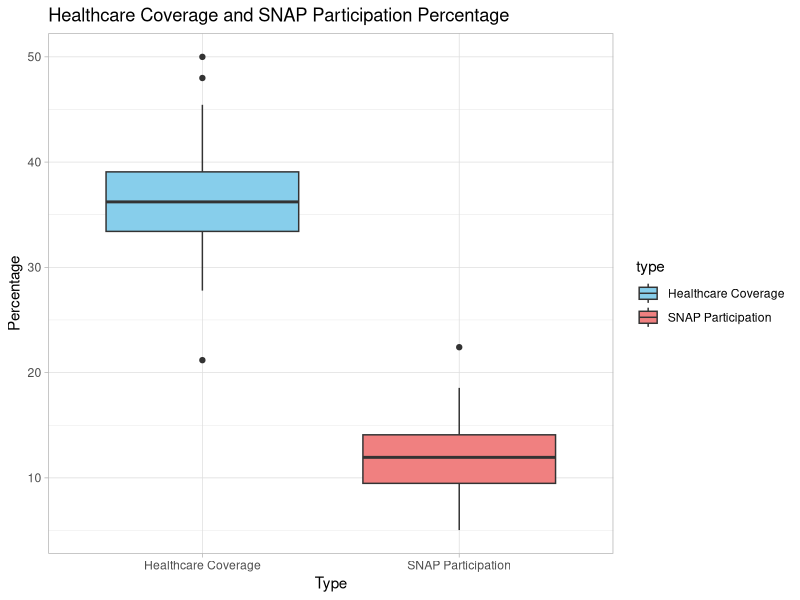

The R script that drew this image: (Note: this script raises an error after producing the figure.)
## ---- chunk 1

library(tidyverse)
merged_data <- read_delim("merged_data.csv")
 
## ---- chunk 2
#I took the average of Total(population) for each state across the years to calculate the Average Population for each state. Then I added it to a new dataframe named SNAP_healthcare.
SNAP_healthcare <- merged_data %>%
  group_by(State) %>%
  summarise(`Average Population` = mean(`Total`))
## ---- chunk 3
#I took the average of SNAP Persons Participation for each state across the years. Then divided that by the Average Population to get the percentage of average SNAP participation for each state.
SNAP_participation <- merged_data %>%
  group_by(State) %>%
  summarise(Average_SNAP_Persons = mean(`SNAP Persons Participation`))

SNAP_healthcare <- left_join(SNAP_healthcare, SNAP_participation, by = "State")

SNAP_healthcare$snap_participation_percent <- (SNAP_healthcare$Average_SNAP_Persons / SNAP_healthcare$`Average Population`) * 100

head(SNAP_healthcare)
## ---- chunk 4
#Calculating the percentage of healthcare coverage for each state, and then computing the average healthcare coverage across all the years.
healthcare_coverage <- merged_data %>%
  mutate(Healthcare_Coverage_Percentage = (`With public health coverage` / Total * 100))

average_healthcare_coverage <- healthcare_coverage %>%
  group_by(State) %>%
  summarise(Average_Healthcare_Coverage_Percentage = mean(Healthcare_Coverage_Percentage, na.rm = TRUE))
## ---- chunk 5
#Merging the dataset with average SNAP participation percentage and the dataset with average healthcare coverage percentage.
merged_SNAP_healthcare <- merge(average_healthcare_coverage, SNAP_healthcare, by = "State")

head(merged_SNAP_healthcare) ## summarization data frame

percentage <- merged_SNAP_healthcare %>% 
  select(State, Average_Healthcare_Coverage_Percentage, snap_participation_percent) %>% 
  rename(`Healthcare Coverage` = Average_Healthcare_Coverage_Percentage,
         `SNAP Participation` = snap_participation_percent)
## ---- chunk 6
#I reshaped the percentage data into long-form.
percentage_long <- percentage %>%
  pivot_longer(cols = -State, names_to = "type", values_to = "percentage")

head(percentage_long)
## ---- chunk 7
#Plotting a boxplot using long form
plotHealthSnap <- ggplot(percentage_long, aes(x = type, y = percentage, fill = type)) +
  geom_boxplot() +
  scale_fill_manual(values = c("Healthcare Coverage" = "skyblue", "SNAP Participation" = "lightcoral")) +
  labs(title = "Healthcare Coverage and SNAP Participation Percentage",
       x = "Type",
       y = "Percentage") +
  theme_light()
print(plotHealthSnap)  
## ---- chunk 8
#Ranking the states by SNAP participation percentage.
merged_SNAP_healthcare <- merged_SNAP_healthcare %>%
  mutate(Rank_SNAP_Participation = rank(-snap_participation_percent))

head(merged_SNAP_healthcare) %>% 
  select(State, Rank_SNAP_Participation)

top_10_states <- merged_SNAP_healthcare %>%
  filter(Rank_SNAP_Participation <= 10) %>%
  arrange(snap_participation_percent)

worst_10_states <- merged_SNAP_healthcare %>%
  filter(Rank_SNAP_Participation > n_distinct(State) - 10) %>%
  arrange(desc(snap_participation_percent))
## ---- chunk 9
ggplot(top_states, aes(x = State, y = percentage, fill = type)) +
  geom_bar(stat = "identity", position = "dodge", width = 0.7) +
  labs(title = "Top 10 States: SNAP Participation",
       x = "State", y = "Percentage") +
  theme(axis.text.x = element_text(angle = 45, hjust = 1)) +
  scale_fill_manual(values = c("Healthcare Coverage" = "skyblue", "SNAP Participation" = "lightcoral"))
## ---- chunk 10
ggplot(worst_states, aes(x = State, y = percentage, fill = type)) +
  geom_bar(stat = "identity", position = "dodge", width = 0.7) +
  labs(title = "Worst 10 States: SNAP Participation",
       x = "State", y = "Percentage") +
  theme(axis.text.x = element_text(angle = 45, hjust = 1)) +
  scale_fill_manual(values = c("Healthcare Coverage" = "skyblue", "SNAP Participation" = "lightcoral")) +
  scale_y_continuous(breaks = seq(0, 50, by = 10), limits = c(0, 50))
## ---- chunk 11
#Ranking the states based on healthcare coverage percentage.
merged_SNAP_healthcare <- merged_SNAP_healthcare %>%
  mutate(Rank_Healthcare_Coverage = rank(-`Average_Healthcare_Coverage_Percentage`))

top_10_healthcare <- merged_SNAP_healthcare %>%
  filter(Rank_Healthcare_Coverage <= 10) %>%
  arrange(`Average_Healthcare_Coverage_Percentage`)

worst_10_healthcare <- merged_SNAP_healthcare %>%
  filter(Rank_Healthcare_Coverage > n_distinct(State) - 10) %>%
  arrange(desc(`Average_Healthcare_Coverage_Percentage`))
## ---- chunk 12
#Graphing the top 10 and worst 10 states based on healthcare coverage.
top_healthcare_states <- percentage_long %>%
  filter(State %in% top_10_healthcare$State)

ggplot(top_healthcare_states, aes(x = State, y = percentage, fill = type)) +
  geom_bar(stat = "identity", position = "dodge", width = 0.7) +
  labs(title = "Top 10 States: Healthcare Coverage",
       x = "State", y = "Percentage") +
  theme(axis.text.x = element_text(angle = 45, hjust = 1)) +
  scale_fill_manual(values = c("Healthcare Coverage" = "skyblue", "SNAP Participation" = "lightcoral"))
## ---- chunk 13
worst_healthcare_states <- percentage_long %>%
  filter(State %in% worst_10_healthcare$State)

ggplot(worst_healthcare_states, aes(x = State, y = percentage, fill = type)) +
  geom_bar(stat = "identity", position = "dodge", width = 0.7) +
  labs(title = "Worst 10 States: Healthcare Coverage",
       x = "State", y = "Percentage") +
  theme(axis.text.x = element_text(angle = 45, hjust = 1)) +
  scale_fill_manual(values = c("Healthcare Coverage" = "skyblue", "SNAP Participation" = "lightcoral")) +
  scale_y_continuous(breaks = seq(0, 50, by = 10), limits = c(0, 50))
## ---- chunk 14
red_states <- c("Alabama", "Alaska", "Arkansas", "Florida", "Idaho", "Indiana", 
                "Iowa", "Kansas", "Kentucky", "Louisiana", "Mississippi", "Missouri", 
                "Montana", "Nebraska", "North Carolina", "North Dakota", "Ohio", 
                "Oklahoma", "South Carolina", "South Dakota", "Tennessee", "Texas", 
                "Utah", "West Virginia", "Wyoming")

blue_states <- c("Arizona", "California", "Colorado", "Connecticut", "Delaware", 
                 "District of Columbia", "Georgia", "Hawaii", "Illinois", "Maine", 
                 "Maryland", "Massachusetts", "Michigan", "Minnesota", "Nevada", 
                 "New Hampshire", "New Jersey", "New Mexico", "New York", "Oregon", 
                 "Pennsylvania", "Rhode Island", "Vermont", "Virginia", "Washington", 
                 "Wisconsin")


merged_data_Ella <- merged_data %>%
  select(State, Year, `Total`, `With public health coverage`,  `SNAP Cost Per Persons`, `SNAP Cost Per Household`) %>%
  mutate(healthcarecover_ratio = `With public health coverage` / `Total`,
         state_politic = case_when(
           State %in% red_states ~ "Red",
           State %in% blue_states ~ "Blue",
           TRUE ~ "Other" 
         )) %>%
  group_by(State, state_politic) %>%
  summarise(
    Mean_Healthcare_Cover_Ratio = mean(healthcarecover_ratio, na.rm = TRUE),
    Mean_SNAP_Cost_Per_Person = mean(`SNAP Cost Per Persons`, na.rm = TRUE),
    Mean_SNAP_Cost_Per_Household = mean(`SNAP Cost Per Household`),
    .groups = "drop" 
  )

head(merged_data_Ella,5)

## ---- chunk 15

# Reshape the data for plotting
long_data <- merged_data_Ella %>%
  pivot_longer(cols = c("Mean_Healthcare_Cover_Ratio", "Mean_SNAP_Cost_Per_Person"),
               names_to = "Metric", values_to = "Value")

# Create the boxplot
ggplot(long_data, aes(x = state_politic, y = Value, fill = state_politic)) +
  geom_boxplot() +
  facet_wrap(~Metric, scales = "free_y") +
  labs(title = "Healthcare Coverage and SNAP Cost Per Person by State Politics", x= "", y="") +
  scale_fill_manual(values = c("Red" = "red", "Blue" = "blue")) +
  theme_minimal()


## ---- chunk 16


# Filter the data to include only SNAP cost per person under $200
filtered_data <- merged_data_Ella %>%
  filter(Mean_SNAP_Cost_Per_Person < 200)

# Reshape the data for plotting
long_data <- filtered_data %>%
  pivot_longer(cols = c("Mean_Healthcare_Cover_Ratio", "Mean_SNAP_Cost_Per_Person"),
               names_to = "Metric", values_to = "Value")

# Create the boxplot
ggplot(long_data, aes(x = state_politic, y = Value, fill = state_politic)) +
  geom_boxplot() +
  facet_wrap(~Metric, scales = "free_y", labeller = as_labeller(c(Mean_Healthcare_Cover_Ratio = "Healthcare Coverage (%)", Mean_SNAP_Cost_Per_Person = "SNAP Cost per Person ($)"))) +
  labs(title = "Healthcare Coverage and SNAP Cost Per Person by State Politics", x= "", y="") +
  scale_fill_manual(values = c("Red" = "red", "Blue" = "blue")) +
  theme_minimal()

## ---- chunk 17
##Calculations
#To find the indices and names of columns in the data set
printNameIndices <- function(dataSet) {
  colIndices <- 1:ncol(dataSet)
  colNames <- names(dataSet)
  colNamesIndices <- paste(colIndices, colNames, sep = ": ")
  cat(colNamesIndices, sep = "\n")
}

#To select the columns I need
selectedMergeRace <- merged_data %>%
  select(1, 13:16, 18, 19) %>%
  na.omit(merged_data)

#Reshape data into long form
reshapeSNAP <- selectedMergeRace %>%
  pivot_longer(
    cols = c(-State),
    names_to = "Race",
    values_to = "Snap_Count"
  )

#Rename values
reshapeSNAP <- reshapeSNAP %>%
  mutate(Race = recode(Race,
      "White_alone" = "White",
      "Black or African American alone" = "Black or African American",
      "Alaska Native alone" = "Alaska Native",
      "American Indian alone" = "Indigenous People",
      "Asian alone" = "Asian",
      "Native Hawaiian and Other Pacific Islander alone" = "Native Hawaiian or PI"))

#Ranking races by who uses the SNAP program the most within each state
rankRaceWithinStates <- reshapeSNAP %>%
  group_by(State) %>%
  arrange(desc(Snap_Count), .by_group = TRUE) %>%
  mutate(rank = row_number()) %>%
  arrange(rank)

#Grouping Snap_Count by Race
sumSNAPbyRace <- reshapeSNAP %>%
  group_by(Race) %>%
  mutate(SumSNAPcount = sum(Snap_Count)) %>%
  distinct(SumSNAPcount) %>%
  arrange(SumSNAPcount)
## ---- chunk 18
##Map Plotting

library(maps)

states_map <- map_data("state")
states_map$region <- tolower(states_map$region)

#Consistency
rankRaceWithinStates$State <- tolower(rankRaceWithinStates$State)

#Create new data frame of the highest race in each state for mapping
highestRaceSNAP <- left_join(states_map, rankRaceWithinStates[1:51, ], by = c("region" = "State"))

#Plotting a US map with the race that has the highest SNAP participation
raceMap <- ggplot(highestRaceSNAP, aes(x = long, y = lat, group = group, fill = factor(Race))) +
  geom_polygon(color = "black") +
  theme_void() +
  labs(title = "Map of Races that have the Highest SNAP Participants",
       fill = "Race")
print(raceMap)
## ---- chunk 19
#Bar Plotting
#Plotting a Bar plot to compare the race groups nationally
raceBar <- ggplot(sumSNAPbyRace) +
  geom_col(aes(x = Race, y = SumSNAPcount, fill = Race)) +
  scale_fill_manual(values = c("red", "blue", "green", "orange", "purple","lightblue")) +
  labs(title = "SNAP Enrollment Across Racial Groups",
       x = "Race",
       y = "Number of Snap Participants") +
  theme(axis.text.x = element_text(angle = 45, hjust = 1, size = 10))
print(raceBar)
## ---- chunk 20
# I filtered the data for the highest 20 states. I just wanted to focus on 20 states.
top_10_states <- merged_data %>%
  group_by(State) %>%
  summarize(avg_participation = mean(`SNAP Household Participation`, na.rm = TRUE)) %>%
  top_n(10, wt = avg_participation) %>%
  pull(State)
## ---- chunk 21
filtered_data <- merged_data %>%
  filter(State %in% top_10_states)
# Made in order levels year based on the SNAP participation average.
filtered_data$Year <- factor(filtered_data$Year, levels = unique(filtered_data$Year[order(-filtered_data$`SNAP Household Participation`)]))

## ---- chunk 22
# Calculated the SNAP participation average for each state. 
avg_participation_per_state <- filtered_data %>%
  group_by(State) %>%
  summarize(avg_participation = mean(`SNAP Household Participation`, na.rm = TRUE))

## ---- chunk 23
# I reordered the states based on the SNAP participation average.
filtered_data$State <- factor(filtered_data$State, levels = avg_participation_per_state$State[order(avg_participation_per_state$avg_participation)])
# Also I made a color palette with the same order as the levels of Year.
color_palette <- RColorBrewer::brewer.pal(5, "Set1")[order(levels(filtered_data$Year))]
## ---- chunk 24
# Bar for SNAP participation in the highest 10 states
snap_bar_top_10 <- ggplot(filtered_data, aes(x = State, y = `SNAP Household Participation`, fill = Year)) +
  geom_bar(stat = "identity", position = "dodge") +
  labs(title = "SNAP Participation in Top 10 States",
       x = "State",
       y = "SNAP Household Participation",
       fill = "Year") +
  scale_y_continuous(labels = scales::label_number_si()) +
  theme_minimal() +
  theme(axis.text.x = element_text(angle = 45, hjust = 1)) 
  

print(snap_bar_top_10)

#The year label on the bar side represent the in order of the years how snap went upward and downward for the past five years with it's color. 

